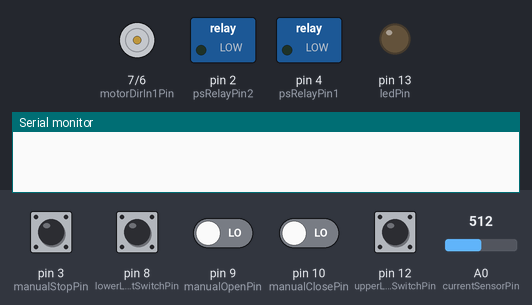
The sketch below on a simulated Arduino Uno, built with avr-gcc and run on an emulated ATmega328P. Shown: motor-driver pin pairs drawn as motors (green arrow = first pin HIGH = forward, orange = second pin HIGH = backward, longer = more drive, scaled by the enable pin), switched loads named in the sketch (green lamp = pin HIGH), output pins drawn as LEDs (lit = HIGH), the last lines printed to the serial monitor. Dashed ring = blinking. The test bench sets the inputs (shaded band); at power-on: pin 3 (manualStopPin) HIGH, pin 8 (lowerLimitSwitchPin), pin 9 (manualOpenPin), pin 10 (manualClosePin), pin 12 (upperLimitSwitchPin) LOW, A0 (currentSensorPin) = 512.

Above: at 1.2 s.
1.3 s: pin 9 (manualOpenPin) driven HIGH
At 2.2 s:
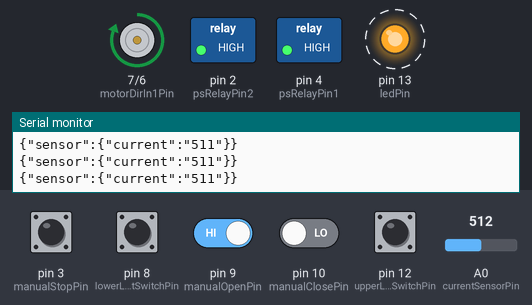
4.3 s: A0 (currentSensorPin) set to 133
7.3 s: A0 (currentSensorPin) set to 110
At 8.02 s:
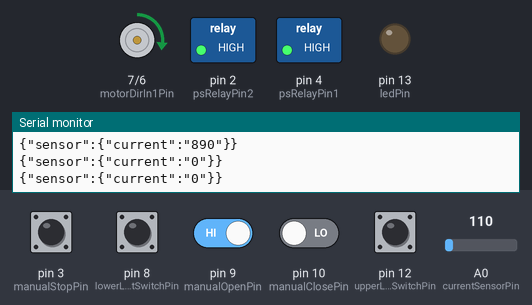
10.3 s: pin 10 (manualClosePin) driven HIGH
13.3 s: pin 3 (manualStopPin) pulled LOW for 0.15 s
At 13.62 s:
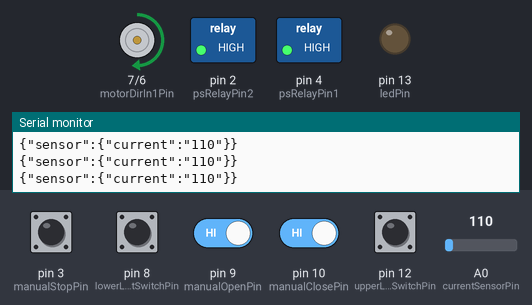
Timing chart, 0 to 20.3 s (numbered marks = the images above; inputs shaded):
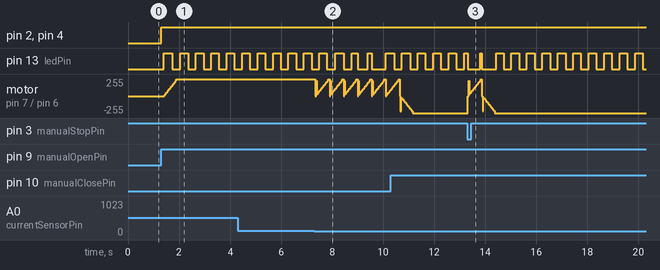

The sketch:

GarageDoor.ino
```cpp
#include "Arduino.h"
#include "WString.h"

//pins
const int ledPin = 13;					//When there is an activity the led blinks
const int motorDirIn1Pin = 7; 			//direction
const int motorDirIn2Pin = 6; 			//direction
const int motorPwmPin = 5;				//motor PWM
const int upperLimitSwitchPin = 12; 	//Upper switch pin that stops the door
const int lowerLimitSwitchPin = 8; 		//Lower switch pin that stops the door
const int manualOpenPin = 9;			//Besides the bluetooth control the door can be operated with manual switch  -open button
const int manualClosePin = 10;			//Besides the bluetooth control the door can be operated with manual switch - close button
const int manualStopPin = 3;			//Besides the bluetooth control the door can be operated with manual switch - stop button
const int psRelayPin1 = 4;				//the relay that starts power supply #1
const int psRelayPin2 = 2;				//the relay that starts power supply #2
const int currentSensorPin = A0;		//analog input pin for current sensor

//constants
const int DOOR_CLOSED = 0;
const int DOOR_IN_BETWEEN = 1;
const int DOOR_OPEN = 2;
const int POWER_SUPPLY_ON = 1;
const int POWER_SUPPLY_OFF = 0;
const int OPENING_DIRECTION = 1;
const int CLOSING_DIRECTION = 0;

//vars that can be accessed via BT
int speedDown = 255;							//motor speed closing 0..255
int speedUp = 255;								//motor speed opening 0..255
int blinkInterval = 300;						//LED indicator blink interval
int sensorSendInterval = 50;					//how often we send sensor values
unsigned long inactiveInterval = 3000;			//when this interval is reached the power supplies go off
int waitForPsInterval = 100;					//how many miliseconds to wait before the Power supply wakes up
int maxCurrentUp = 900;							//if the current is larger than this than the door stops
int maxCurrentDown = 650;						//if the current is larger than this than the door stops
int slowStartDuration = 500;					//the duration of the slow start in miliseconds
int slowStartNumOfSteps = 20;					//number of steps to reach the full speed

//runtime vars
volatile int doorStateIndicator = DOOR_CLOSED; 			//Indicates if the door is open or not - closed 0, open 2, in between 1
int lowerLimitSwitchState;						//pulldown resistor needs to be applied
int manualOpenState;							//pulldown resistor needs to be applied
int manualCloseState;							//pulldown resistor needs to be applied
int powSupplyRelaysState = POWER_SUPPLY_OFF; 	//initial state is off, arduino will be powered with 5V phone charger, and the power supply will kick in when needed
int current = 0;								//initial state of the current sensor
int ledState = LOW;             				// ledState used to set the LED
long previousMillis = 0;        				// will store last time LED was updated
long previousSensorMilis = 0;					// will store last time the sensor data was sent
int stopped = 0;								// is the motor stopped
boolean idle = true;							// the MCU is currently idle
unsigned long idleMilis = 0;					// will store last time the MCU became idle
boolean cmdComplete = false;					// is command from serial port complete
String cmd;										// command that comes from the serial port
volatile int manStopVal = 0;						// holds the value of manual stop switch

void slowStart(int direction)
{
	idle = false;
	int totalDelay = 0;
	int delayInterval = slowStartDuration / slowStartNumOfSteps;
	if(direction == OPENING_DIRECTION){
		int speedIncrement = speedUp / slowStartNumOfSteps;
		int speed = 0;
		digitalWrite(motorDirIn1Pin,HIGH);
		digitalWrite(motorDirIn2Pin,LOW);
		do{
			blinkLed();
			analogWrite(motorPwmPin,speed);
			speed += speedIncrement;
			delay(delayInterval);
			totalDelay += delayInterval;
		}while(totalDelay < slowStartDuration);
	}else if(direction == CLOSING_DIRECTION){
		int speedIncrement = speedDown / slowStartNumOfSteps;
		int speed = 0;
		digitalWrite(motorDirIn1Pin,LOW);
		digitalWrite(motorDirIn2Pin,HIGH);
		do{
			blinkLed();
			analogWrite(motorPwmPin,speed);
			speed += speedIncrement;
			delay(delayInterval);
			totalDelay += delayInterval;
		}while(totalDelay < slowStartDuration);
	}
}

void printSensorValue(String sensorName, int sensorValue)
{
	unsigned long currentMillis = millis();
	if(currentMillis - previousSensorMilis > sensorSendInterval) {
		// save the last time you blinked the LED
		previousSensorMilis = currentMillis;
		//send data
		Serial.print("{\"sensor\":{\"");
		Serial.print(sensorName);
		Serial.print("\":\"");
		Serial.print(sensorValue);
		Serial.println("\"}}");
	}
}

void printVariableValue(String varName, unsigned long varValue)
{
	Serial.print("{\"variable\":{\"");
	Serial.print(varName);
	Serial.print("\":\"");
	Serial.print(varValue);
	Serial.println("\"}}");
}

void stopDoor()
{
	analogWrite(motorPwmPin,0);
	digitalWrite(motorDirIn1Pin,LOW);
	digitalWrite(motorDirIn2Pin,LOW);
	digitalWrite(ledPin, LOW);
	stopped = 1;
	current = 0;
}

//closes the door
void closeDoor()
{
	if(powSupplyRelaysState == POWER_SUPPLY_OFF){
		startPSs();
		delay(waitForPsInterval);
	}
	lowerLimitSwitchState = digitalRead(lowerLimitSwitchPin);
	if(lowerLimitSwitchState == LOW){
		slowStart(CLOSING_DIRECTION);
		analogWrite(motorPwmPin,speedDown);
		digitalWrite(motorDirIn1Pin,LOW);
		digitalWrite(motorDirIn2Pin,HIGH);
		doorStateIndicator = DOOR_IN_BETWEEN;
		stopped = 0;
	}

	while(lowerLimitSwitchState == LOW){
		delay(50);
		current = analogRead(currentSensorPin);
		manStopVal = digitalRead(manualStopPin);
		if(current > maxCurrentDown){stopDoor();}
		if(manStopVal == LOW){stopDoor();} //manStopVal is LOW when pressed because of a pull-up
		printSensorValue("current",current);
		getSerialMessage();
		blinkLed();
		if(stopped==1)break;
		lowerLimitSwitchState = digitalRead(lowerLimitSwitchPin);
	}

	if(stopped == 0){
		stopDoor();
		digitalWrite(ledPin, LOW);
		doorStateIndicator = DOOR_CLOSED;
	}
	setIdle();
}

//opens the door
void openDoor()
{
	if(powSupplyRelaysState == POWER_SUPPLY_OFF){
		startPSs();
		delay(waitForPsInterval);
	}

	if(digitalRead(upperLimitSwitchPin) == LOW){
		slowStart(OPENING_DIRECTION);
		analogWrite(motorPwmPin,speedUp);
		digitalWrite(motorDirIn1Pin,HIGH);
		digitalWrite(motorDirIn2Pin,LOW);
		doorStateIndicator = DOOR_IN_BETWEEN;
		stopped = 0;
	}

	while(digitalRead(upperLimitSwitchPin) == LOW){
		delay(50);
		current = analogRead(currentSensorPin);
		current = 1023 - current;
		manStopVal = digitalRead(manualStopPin);
		if(current > maxCurrentUp){stopDoor();}
		if(manStopVal == LOW){stopDoor();} //manStopVal is LOW when pressed because of an internal pull-up
		printSensorValue("current",current);
		getSerialMessage();
		blinkLed();
		if(stopped==1)break;
	}

	if(stopped == 0){
		stopDoor();
		digitalWrite(ledPin, LOW);
		doorStateIndicator = DOOR_OPEN;
	}
	setIdle();
}

//starts the power supplies
void startPSs()
{
	digitalWrite(psRelayPin1,HIGH);
	digitalWrite(psRelayPin2,HIGH);
	powSupplyRelaysState = POWER_SUPPLY_ON;
}

void stopPSs()
{
	digitalWrite(psRelayPin1,LOW);
	digitalWrite(psRelayPin2,LOW);
	powSupplyRelaysState = POWER_SUPPLY_OFF;
}

//blinks the led
void blinkLed()
{
	unsigned long currentMillis = millis();

	if(currentMillis - previousMillis > blinkInterval) {
	    // save the last time you blinked the LED
		previousMillis = currentMillis;
	    // if the LED is off turn it on and vice-versa:
		if (ledState == LOW)
	      ledState = HIGH;
	    else
	      ledState = LOW;
	    // set the LED with the ledState of the variable:
	    digitalWrite(ledPin, ledState);
	}
}

void processMessage(String str)
{
	//{c:clo}  - control : close door
	//{c:ope} 	- control : open door
	//{c:sto}	- control : stop door

	//{s:spu:0122}		- save : speedUp = 122
	//{s:spd:0221}		- save : speedDown = 221
	//{s:mcu:1000}	- save : maxCurrentUp = 1000
	//{s:mcd:0873}	- save : maxCurrentDown = 873

	//{g}			- get parameters

	String command = str.substring(0,1);
	String key = str.substring(2,5);
	String value = str.substring(6,10);
	//
	if(command == "c"){
		if(key == "clo"){
			//check if door is open, or in between
			//if(doorStateIndicator > DOOR_CLOSED){
				closeDoor();
			//}
		}else if(key == "ope"){
			//check if door is open, or in between
			//if(doorStateIndicator < DOOR_OPEN){
				openDoor();
			//}
		}else if(key == "sto"){
			if(doorStateIndicator == DOOR_IN_BETWEEN){
				stopDoor();
			}
		}
	}else if(command == "s"){
		if(key == "spu"){
			int val = atoi(value.c_str());
			speedUp = val;
		}else if(key == "spd"){
			int val = atoi(value.c_str());
			speedDown = val;
		}else if(key == "mcu"){
			int val = atoi(value.c_str());
			maxCurrentUp = val;
		}else if(key == "mcd"){
			int val = atoi(value.c_str());
			maxCurrentDown = val;
		}
	}else if(command == "g"){
		// {"ard_settings":{"speedUp":"144","speedDown":"200","maxCurrentUp":"512","maxCurrentDown":"758","doorStateIndicator":"1"}}
		Serial.print("{\"ard_settings\":{\"speedUp\":\"");
		Serial.print(speedUp);
		Serial.print("\",\"speedDown\":\"");
		Serial.print(speedDown);
		Serial.print("\",\"maxCurrentUp\":\"");
		Serial.print(maxCurrentUp);
		Serial.print("\",\"maxCurrentDown\":\"");
		Serial.print(maxCurrentDown);
		Serial.print("\",\"doorStateIndicator\":\"");
		Serial.print(doorStateIndicator);
		Serial.println("\"}}");
	}
}

void getSerialMessage()
{
	while(Serial.available() > 0){
		if(Serial.available() > 0){
			char ch  = Serial.read();
			if (ch == '}') cmdComplete = true;
				else if (ch == '{') cmd = "";
				else cmd += ch;

			if(cmdComplete){
				processMessage(cmd);
				Serial.flush();
				cmd = "";
				cmdComplete = false;
			}
		}
	}
}

void setIdle()
{
	idle = true;
	idleMilis = millis();
}

void checkIdle()
{
	unsigned long currentMillis = millis();
	if(idle){
		if(currentMillis - idleMilis > inactiveInterval) {
			stopPSs();
		}
	}
}

//The setup function is called once at startup of the sketch
void setup()
{
	pinMode(lowerLimitSwitchPin, INPUT);
	pinMode(upperLimitSwitchPin, INPUT);
	pinMode(ledPin, OUTPUT);
	pinMode(motorDirIn1Pin, OUTPUT);
	pinMode(motorDirIn2Pin, OUTPUT);
	pinMode(manualOpenPin, INPUT);
	pinMode(manualClosePin, INPUT);
	pinMode(manualStopPin, INPUT_PULLUP);	//Internal PULL-UP enabled
	pinMode(psRelayPin1, OUTPUT);
	pinMode(psRelayPin2, OUTPUT);
	digitalWrite(psRelayPin1,LOW);
	digitalWrite(psRelayPin2,LOW);
	//begin the serial communication
	Serial.begin(9600);
}

// The loop function is called in an endless loop
void loop()
{
	getSerialMessage();

	checkIdle();

	manualOpenState = digitalRead(manualOpenPin);
	if(manualOpenState == HIGH){
		openDoor();
	}

	manualCloseState = digitalRead(manualClosePin);
	if(manualCloseState == HIGH){
		closeDoor();
	}
}
```

sloeber.ino.cpp
```cpp
#ifdef __IN_ECLIPSE__
//This is a automatic generated file
//Please do not modify this file
//If you touch this file your change will be overwritten during the next build
//This file has been generated on 2024-09-15 17:37:30

#include "Arduino.h"
#include "Arduino.h"
#include "WString.h"

void slowStart(int direction) ;
void printSensorValue(String sensorName, int sensorValue) ;
void printVariableValue(String varName, unsigned long varValue) ;
void stopDoor() ;
void closeDoor() ;
void openDoor() ;
void startPSs() ;
void stopPSs() ;
void blinkLed() ;
void processMessage(String str) ;
void getSerialMessage() ;
void setIdle() ;
void checkIdle() ;
void setup() ;
void loop() ;

#include "GarageDoor.ino"


#endif
```

Measured:
- the behaviour switches between 123 and 122 on A0 (currentSensorPin) (found by bisection; images 1 and 2)
- after the input at 1.3 s, pin 2 (psRelayPin2), pin 4 (psRelayPin1): LOW → HIGH at once; pin 13 (ledPin): alternates HIGH for 0.30 s and LOW for 0.30 s, starting after 0.10 s; motor on pin 7 (motorDirIn1Pin) / pin 6 (motorDirIn2Pin): moves from stopped to forward 255/255 over 0.48 s, starting after 0.13 s
